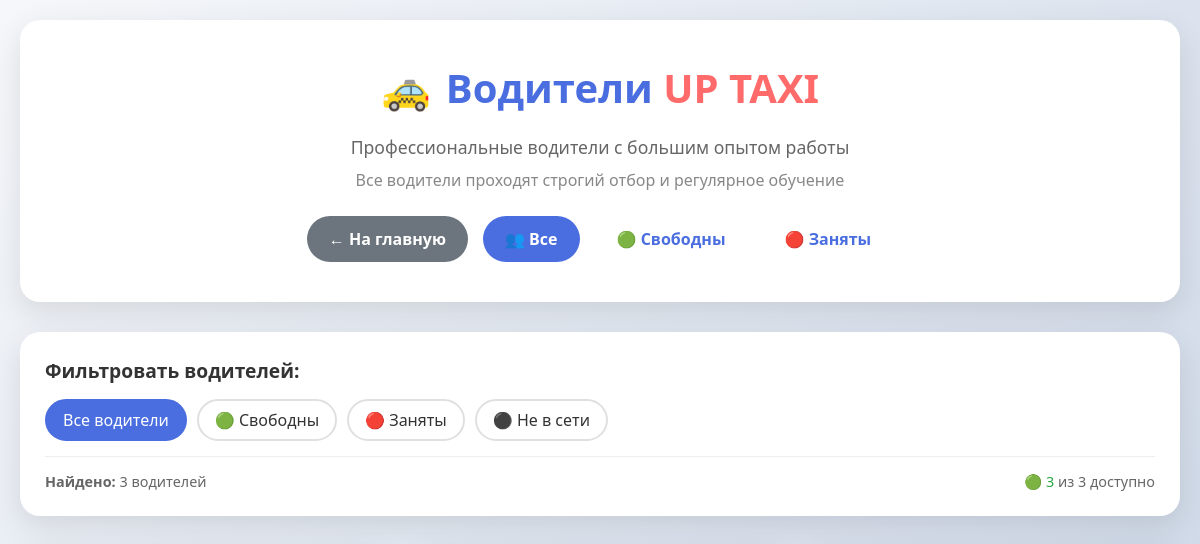
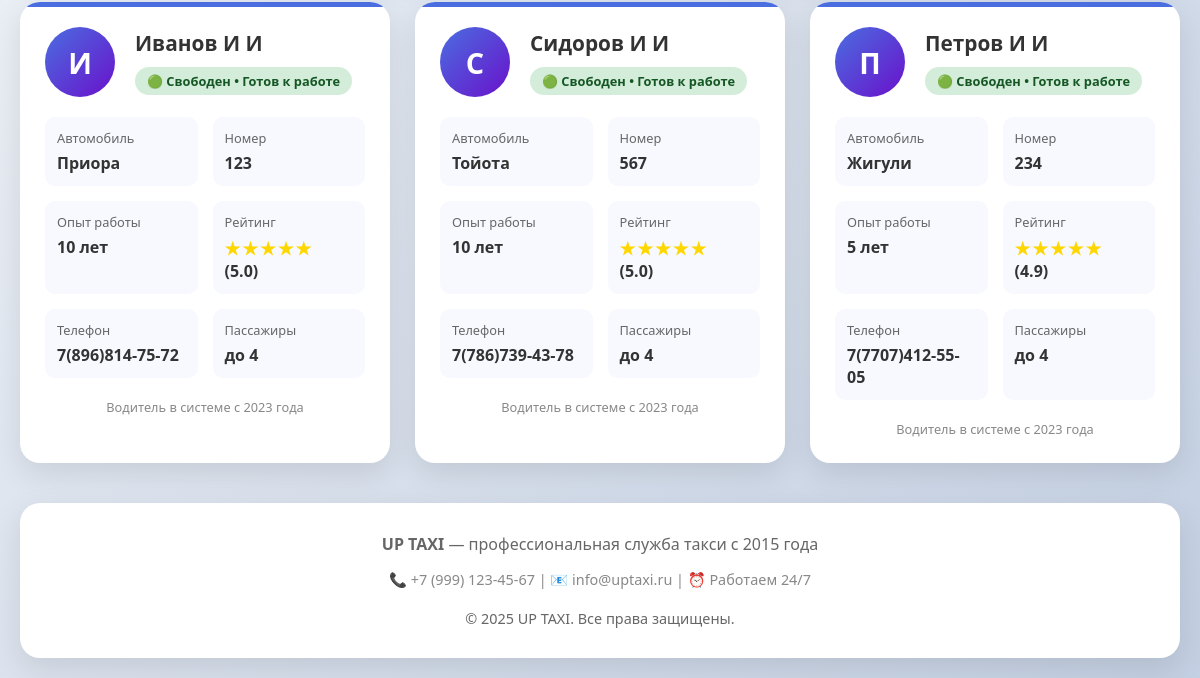
Before: /drivers/ with the older database file (2 pictures, top to bottom).
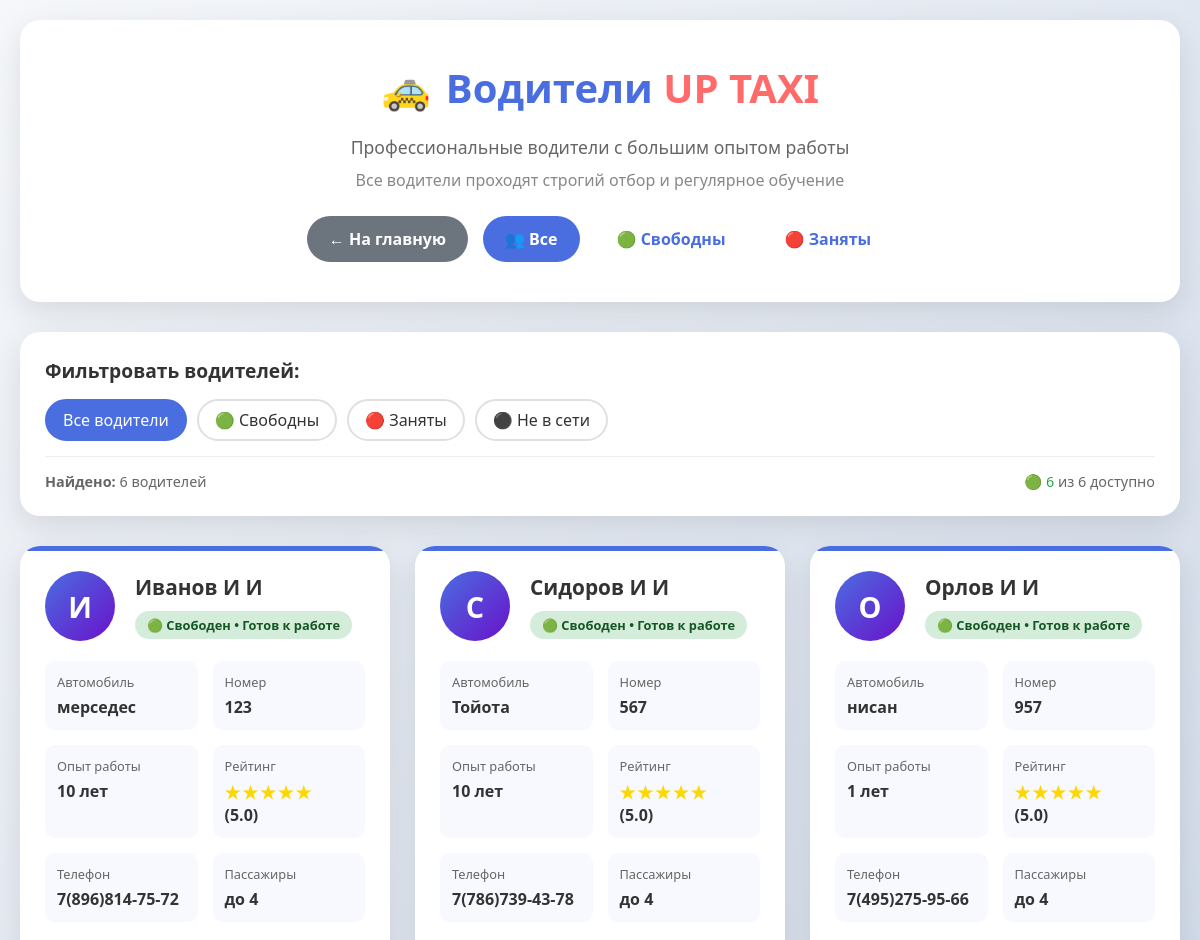
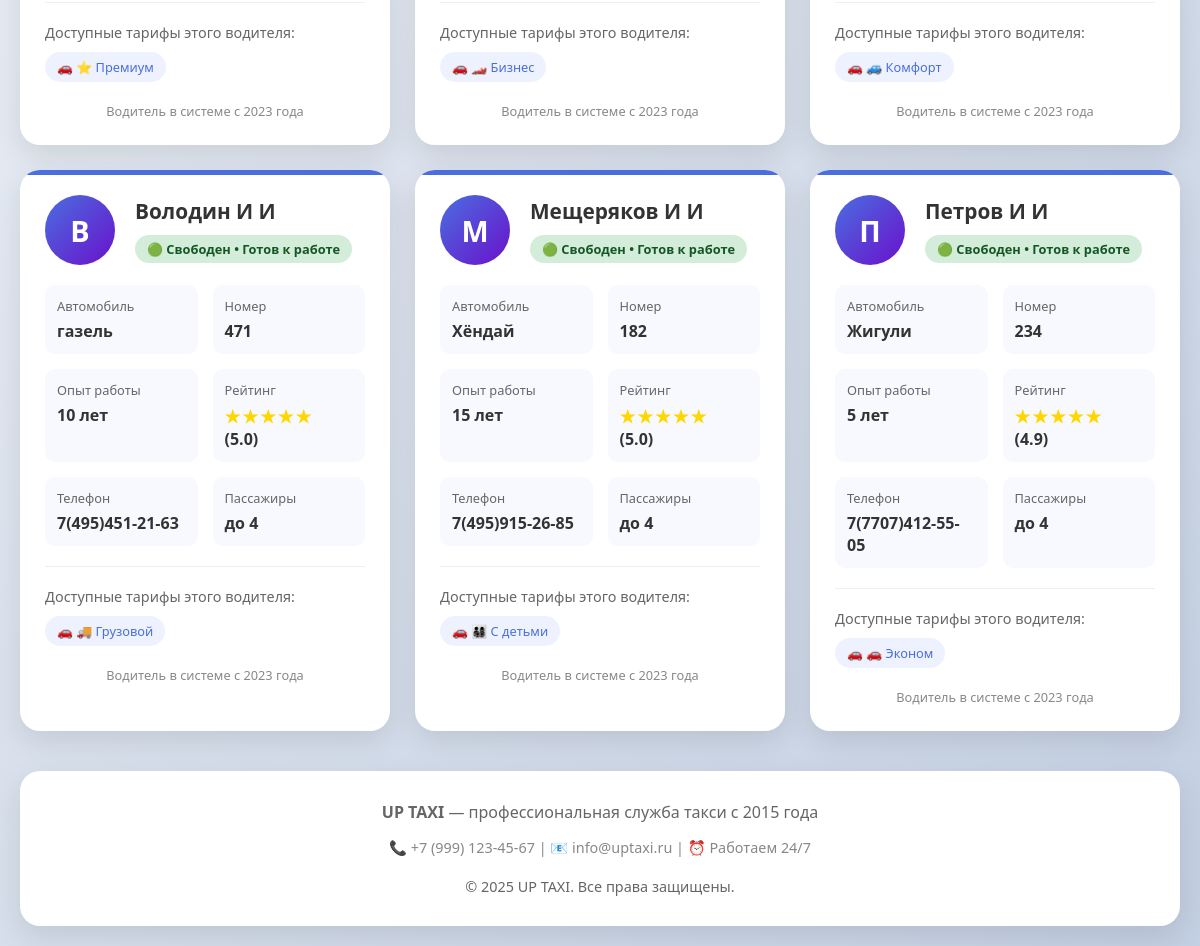
After: the same page with the newer database file (2 pictures, top to bottom).
### B0J_app/models.py (models this page shows, shortened)
class Driver(models.Model):
    STATUS_CHOICES = [
        ('available', '🟢 Свободен'),
        ('busy', '🔴 Занят'),
        ('offline', '⚫ Не в сети'),
    ]
    name = models.CharField(max_length=100, verbose_name="Имя водителя")
    car_model = models.CharField(max_length=50, verbose_name="Модель автомобиля")
    car_number = models.CharField(max_length=15, verbose_name="Номер авто")
    phone = models.CharField(max_length=20, verbose_name="Телефон")
    rating = models.FloatField(default=5.0, verbose_name="Рейтинг")
    experience = models.IntegerField(default=1, verbose_name="Стаж (лет)")
    has_child_seat = models.BooleanField(default=False, verbose_name="Есть детское кресло")
    has_cargo_space = models.BooleanField(default=False, verbose_name="Большой багажник")
    max_passengers = models.IntegerField(default=4, verbose_name="Макс. пассажиров")
    available_tariffs = models.ManyToManyField(Tariff, verbose_name="Доступные тарифы", blank=True)
    status = models.CharField(
        max_length=20,
        choices=STATUS_CHOICES,
        default='available',
        verbose_name="Статус"
    )
    def get_special_features(self):
        features = []
        if self.has_child_seat:
            features.append("👶 Детское кресло")
        if self.has_cargo_space:
            features.append("📦 Большой багажник")
        if self.max_passengers > 4:
            features.append(f"👥 До {self.max_passengers} пассажиров")
        return features
    class Meta:
        verbose_name = "Водитель"
        verbose_name_plural = "Водители"
        ordering = ['-rating']

class Tariff(models.Model):
    TARIFF_TYPES = [
        ('economy', '🚗 Эконом'),
        ('comfort', '🚙 Комфорт'),
        ('business', '🏎️ Бизнес'),
        ('premium', '⭐ Премиум'),
        ('cargo', '🚚 Грузовой'),
        ('family', '👨‍👩‍👧‍👦 С детьми'),
    ]
    name = models.CharField(max_length=20, choices=TARIFF_TYPES, verbose_name="Тип тарифа")
    base_price = models.DecimalField(max_digits=8, decimal_places=2, verbose_name="Базовая цена (₽)")
    price_per_km = models.DecimalField(max_digits=6, decimal_places=2, verbose_name="Цена за км (₽)")
    price_per_minute = models.DecimalField(max_digits=6, decimal_places=2, verbose_name="Цена за минуту (₽)")
    description = models.TextField(verbose_name="Описание", blank=True)
    is_active = models.BooleanField(default=True, verbose_name="Активен")
    icon = models.CharField(max_length=10, default="🚗", verbose_name="Иконка")
    class Meta:
        verbose_name = "Тариф"
        verbose_name_plural = "Тарифы"
        ordering = ['base_price']

### B0J_app/views.py (the view)
# urls.py: path('drivers/', views.drivers, name='drivers'),
def drivers(request):
    status_filter = request.GET.get('status', 'all')
    if status_filter == 'all':
        all_drivers = Driver.objects.all()
    elif status_filter in ['available', 'busy', 'offline']:
        all_drivers = Driver.objects.filter(status=status_filter)
    else:
        all_drivers = Driver.objects.all()
        status_filter = 'all'
    return render(request, 'drivers.html', {
        'drivers': all_drivers,
        'status_filter': status_filter,
    })

### B0J_app/templates/drivers.html (shortened to what this page needs)
<!DOCTYPE html>
<html lang="ru">
<head>
</head>
<body>
    <div class="container">
        <header class="header">
            <div class="logo"><span>🚕</span><div>Водители <span>UP TAXI</span></div></div>
            <p style="color: #666; font-size: 1.1rem; margin-bottom: 10px;">Профессиональные водители с большим опытом работы</p>
            <p style="color: #888;">Все водители проходят строгий отбор и регулярное обучение</p>
            <div class="nav">
                <a href="/" class="back">← На главную</a>
                <a href="?status=all" class="{% if status_filter == 'all' %}active{% endif %}">👥 Все</a>
                <a href="?status=available" class="{% if status_filter == 'available' %}active{% endif %}">🟢 Свободны</a>
                <a href="?status=busy" class="{% if status_filter == 'busy' %}active{% endif %}">🔴 Заняты</a>
            </div>
        </header>
        <div class="filters-section">
            <h3 class="filters-title">Фильтровать водителей:</h3>
            <div class="filters-grid">
                <a href="?status=all" class="filter-btn {% if status_filter == 'all' %}active{% endif %}">Все водители</a>
                <a href="?status=available" class="filter-btn {% if status_filter == 'available' %}active{% endif %}">🟢 Свободны</a>
                <a href="?status=busy" class="filter-btn {% if status_filter == 'busy' %}active{% endif %}">🔴 Заняты</a>
                <a href="?status=offline" class="filter-btn {% if status_filter == 'offline' %}active{% endif %}">⚫ Не в сети</a>
            </div>
            <div class="stats-bar">
                <div><strong>Найдено:</strong> {{ drivers|length }} водителей</div>
                <div>
                    <span style="color: #28a745;">🟢 {{ drivers|length }}</span>
                    {% if status_filter == 'all' %}<span> из {{ drivers|length }} доступно</span>{% endif %}
                </div>
            </div>
        </div>
        <div class="drivers-grid">
            {% if drivers %}
                {% for driver in drivers %}
                <div class="driver-card">
                    <div class="driver-header">
                        <div class="driver-avatar">{{ driver.name|slice:"0:1" }}</div>
                        <div class="driver-info">
                            <h3>{{ driver.name }}</h3>
                            <div class="driver-status status-{{ driver.status }}">
                                {% if driver.status == 'available' %}🟢 Свободен • Готов к работе
                                {% elif driver.status == 'busy' %}🔴 Занят • Выполняет заказ
                                {% else %}⚫ Не в сети • Отдыхает{% endif %}
                            </div>
                        </div>
                    </div>
                    <div class="driver-details">
                        <div class="detail-item"><span class="detail-label">Автомобиль</span><span class="detail-value">{{ driver.car_model }}</span></div>
                        <div class="detail-item"><span class="detail-label">Номер</span><span class="detail-value">{{ driver.car_number }}</span></div>
                        <div class="detail-item"><span class="detail-label">Опыт работы</span><span class="detail-value">{{ driver.experience }} лет</span></div>
                        <div class="detail-item"><span class="detail-label">Рейтинг</span>
                            <span class="detail-value">
                                <span class="rating-stars">
                                    {% if driver.rating >= 4.5 %}★★★★★
                                    {% elif driver.rating >= 3.5 %}★★★★☆
                                    {% elif driver.rating >= 2.5 %}★★★☆☆
                                    {% elif driver.rating >= 1.5 %}★★☆☆☆
                                    {% else %}★☆☆☆☆{% endif %}
                                </span> ({{ driver.rating }})
                            </span>
                        </div>
                        <div class="detail-item"><span class="detail-label">Телефон</span><span class="detail-value">{{ driver.phone }}</span></div>
                        <div class="detail-item"><span class="detail-label">Пассажиры</span><span class="detail-value">до {{ driver.max_passengers }}</span></div>
                    </div>
                    {% if driver.available_tariffs.all %}
                    <div class="tariffs-section">
                        <div class="tariffs-title">Доступные тарифы этого водителя:</div>
                        <div class="tariffs-list">
                            {% for tariff in driver.available_tariffs.all %}
                            <div class="tariff-badge">{{ tariff.icon }} {{ tariff.get_name_display }}</div>
                            {% endfor %}
                        </div>
                    </div>
                    {% endif %}
                    <div style="margin-top: 20px; font-size: 0.8rem; color: #888; text-align: center;">
                        Водитель в системе с 2023 года
                    </div>
                </div>
                {% endfor %}
            {% endif %}
        </div>
        <footer class="footer">
            <p style="color: #666; margin-bottom: 15px;"><strong>UP TAXI</strong> — профессиональная служба такси с 2015 года</p>
            <p style="color: #888; font-size: 0.9rem;">📞 +7 (999) 123-45-67 | 📧 info@uptaxi.ru | ⏰ Работаем 24/7</p>
            <div class="copyright">© 2025 UP TAXI. Все права защищены.</div>
        </footer>
    </div>
</body>
</html>

### B0J_app/templates/drivers.html (style rules this page uses)
* { margin: 0; padding: 0; box-sizing: border-box; }
body { font-family: 'Segoe UI', sans-serif; background: linear-gradient(135deg, #f5f7fa 0%, #c3cfe2 100%); color: #333; min-height: 100vh; }
.container { max-width: 1200px; margin: 0 auto; padding: 20px; }
.header { background: white; border-radius: 20px; padding: 40px; margin-bottom: 30px; box-shadow: 0 10px 30px rgba(0,0,0,0.1); text-align: center; }
.logo { font-size: 2.5rem; font-weight: 900; color: #4a6ee0; display: flex; align-items: center; justify-content: center; gap: 15px; margin-bottom: 20px; }
.logo span { color: #ff6b6b; }
.nav { display: flex; justify-content: center; gap: 15px; margin-top: 25px; }
.nav a { padding: 10px 20px; text-decoration: none; color: #4a6ee0; font-weight: 600; border-radius: 50px; transition: all 0.3s; border: 2px solid transparent; }
.nav a.active { background: #4a6ee0; color: white; }
.nav a.back { background: #6c757d; color: white; }
.filters-section { background: white; border-radius: 20px; padding: 25px; margin-bottom: 30px; box-shadow: 0 10px 30px rgba(0,0,0,0.1); }
.filters-title { font-size: 1.2rem; margin-bottom: 15px; color: #333; }
.filters-grid { display: flex; flex-wrap: wrap; gap: 10px; margin-bottom: 15px; }
.filter-btn { padding: 8px 16px; border: 2px solid #e0e0e0; background: white; border-radius: 50px; cursor: pointer; transition: all 0.3s; font-weight: 500; text-decoration: none; color: #333; display: inline-block; }
.filter-btn.active { background: #4a6ee0; color: white; border-color: #4a6ee0; }
.stats-bar { display: flex; justify-content: space-between; margin-top: 15px; padding-top: 15px; border-top: 1px solid #eee; color: #666; font-size: 0.9rem; }
.drivers-grid { display: grid; grid-template-columns: repeat(auto-fill, minmax(350px, 1fr)); gap: 25px; }
.driver-card { background: white; border-radius: 20px; padding: 25px; box-shadow: 0 10px 30px rgba(0,0,0,0.1); transition: all 0.3s; position: relative; overflow: hidden; }
.driver-card:before { content: ''; position: absolute; top: 0; left: 0; width: 100%; height: 5px; background: #4a6ee0; }
.driver-header { display: flex; align-items: center; margin-bottom: 20px; }
.driver-avatar { width: 70px; height: 70px; background: linear-gradient(135deg, #4a6ee0, #6a11cb); border-radius: 50%; display: flex; align-items: center; justify-content: center; color: white; font-size: 1.8rem; font-weight: bold; margin-right: 20px; }
.driver-info h3 { font-size: 1.3rem; margin-bottom: 5px; color: #333; }
.driver-status { display: inline-block; padding: 5px 12px; border-radius: 20px; font-size: 0.8rem; font-weight: 600; margin-top: 5px; }
.status-available { background: #d4edda; color: #155724; }
.driver-details { display: grid; grid-template-columns: repeat(2, 1fr); gap: 15px; margin: 20px 0; }
.detail-item { background: #f8f9ff; padding: 12px; border-radius: 10px; }
.detail-label { font-size: 0.8rem; color: #666; margin-bottom: 5px; display: block; }
.detail-value { font-weight: 600; font-size: 1rem; color: #333; }
.rating-stars { color: #ffd700; font-size: 1.1rem; letter-spacing: 2px; }
.tariffs-section { margin-top: 20px; padding-top: 20px; border-top: 1px solid #eee; }
.tariffs-title { font-size: 0.9rem; color: #666; margin-bottom: 10px; }
.tariffs-list { display: flex; flex-wrap: wrap; gap: 8px; }
.tariff-badge { padding: 6px 12px; background: #eef2ff; border-radius: 15px; font-size: 0.8rem; color: #4a6ee0; display: flex; align-items: center; gap: 5px; }
.footer { background: white; border-radius: 20px; padding: 30px; text-align: center; box-shadow: 0 10px 30px rgba(0,0,0,0.1); margin-top: 40px; }
.copyright { color: #666; margin-top: 20px; font-size: 0.9rem; }

Changed rows visible on the page:
changed Driver "Иванов И И": car_model "Приора" → "мерседес"; now shows "Доступные тарифы этого водителя:"
added Tariff: icon "🚗", name "⭐ Премиум", shown under Driver "Иванов И И"
shown differently, row unchanged: Driver "Сидоров И И": now shows "Доступные тарифы этого водителя:"
added Tariff: icon "🚗", name "🏎️ Бизнес", shown under Driver "Сидоров И И"
added Driver: name "О", name "Орлов И И", status "🟢 Свободен • Готов к работе", car_model "нисан", car_number "957", experience "1", rating "5.0", phone "7(495)275-95-66", max_passengers "4"
added Tariff: icon "🚗", name "🚙 Комфорт", shown under "О"
added Driver: name "В", name "Володин И И", status "🟢 Свободен • Готов к работе", car_model "газель", car_number "471", experience "10", rating "5.0", phone "7(495)451-21-63", max_passengers "4"
added Tariff: icon "🚗", name "🚚 Грузовой", shown under "В"
added Driver: name "М", name "Мещеряков И И", status "🟢 Свободен • Готов к работе", car_model "Хёндай", car_number "182", experience "15", rating "5.0", phone "7(495)915-26-85", max_passengers "4"
added Tariff: icon "🚗", name "👨‍👩‍👧‍👦 С детьми", shown under "М"
shown differently, row unchanged: Driver "Петров И И": now shows "Доступные тарифы этого водителя:"
added Tariff: icon "🚗", name "🚗 Эконом", shown under Driver "Петров И И"
Other visible differences:
{{ drivers|length }}: "3" → "6"
